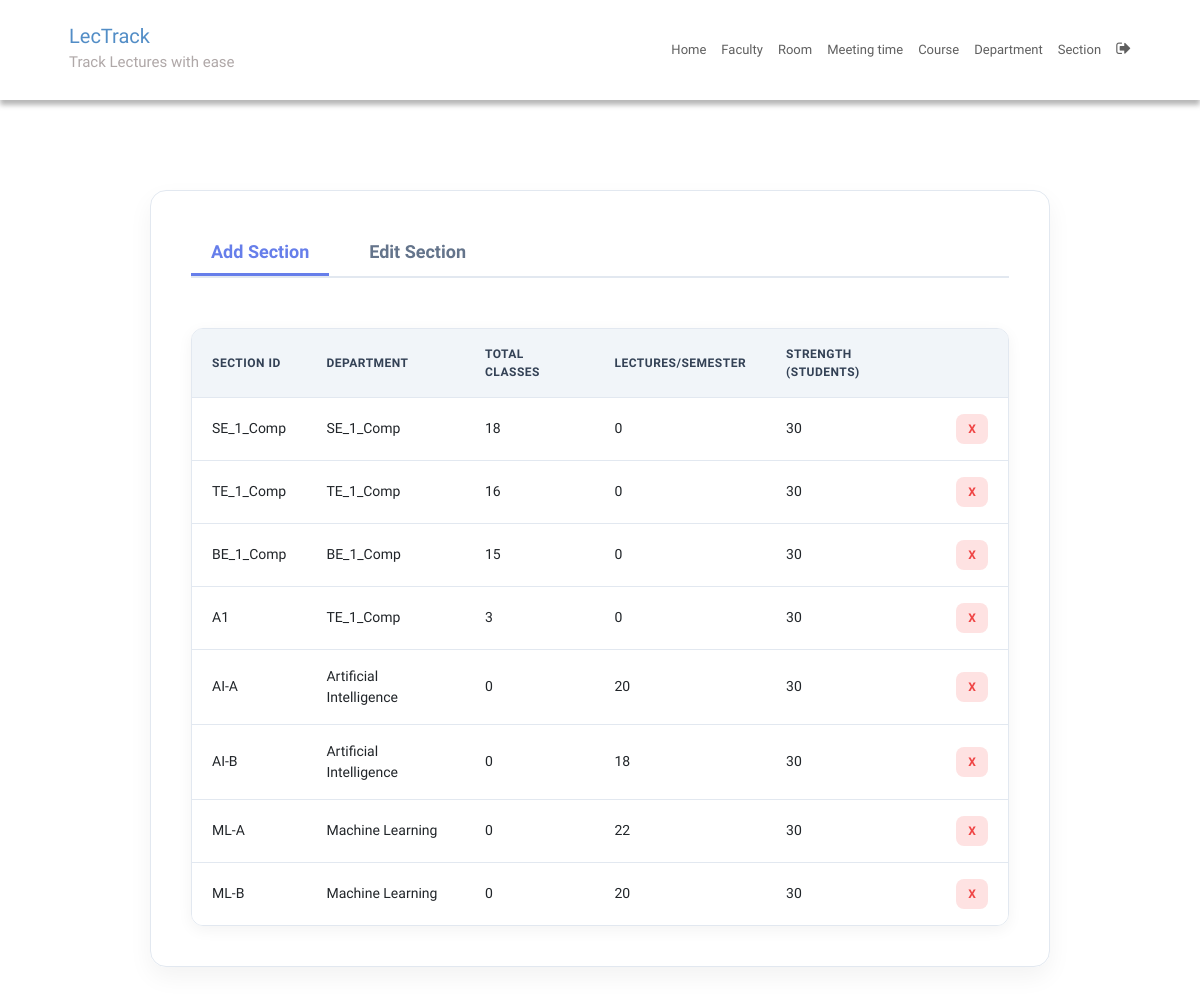
/sectionEdit/ (signed in), run on an earlier commit of the app's database.
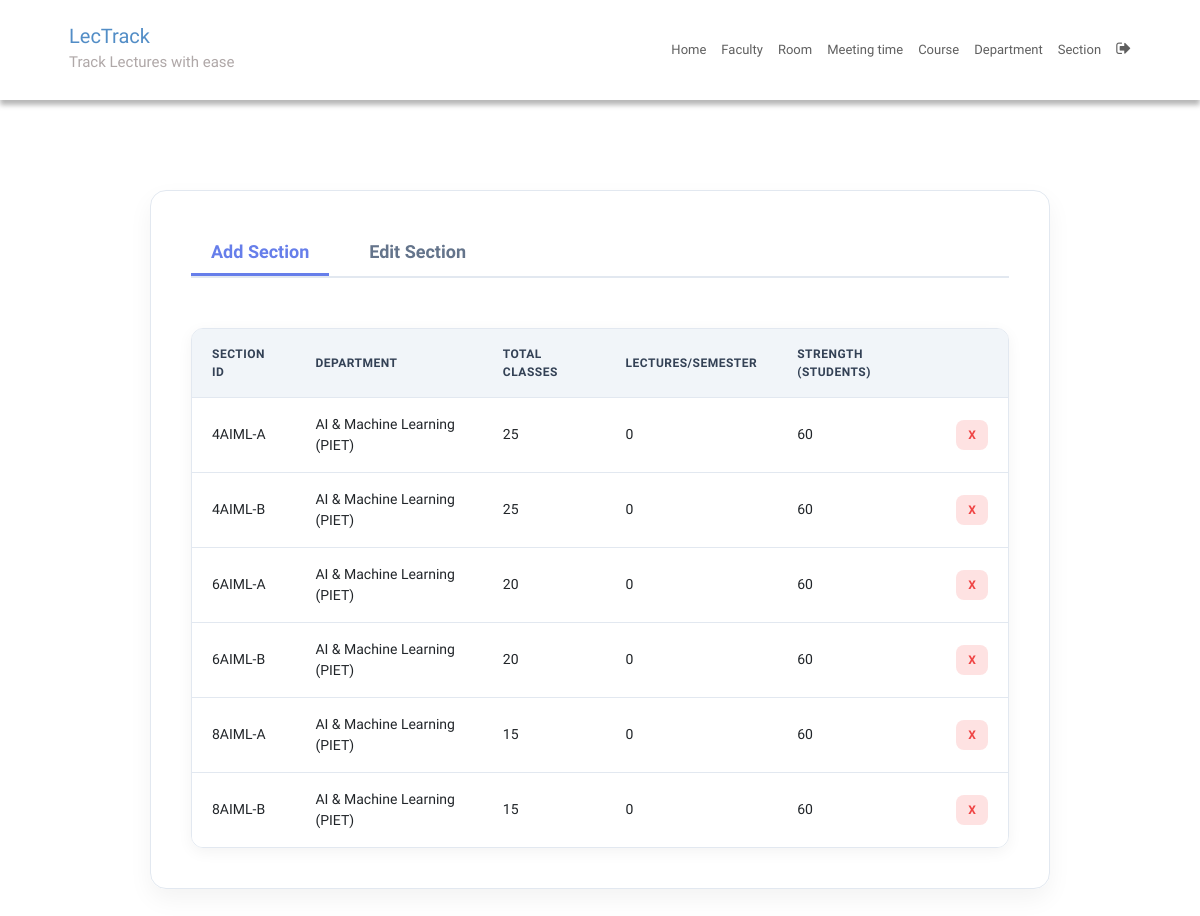
And on a later commit of the database.
### SchedulerApp/models.py (models this page shows, shortened)
class Section(models.Model):
    section_id = models.CharField(max_length=25, primary_key=True)
    department = models.ForeignKey(Department, on_delete=models.CASCADE)
    num_class_in_week = models.IntegerField(default=0)
    lectures_per_semester = models.IntegerField(default=0, help_text="Number of lectures per semester for this section")
    strength = models.IntegerField(default=30, help_text="Number of students in this section")
    course = models.ForeignKey(Course,
                               on_delete=models.CASCADE,
                               blank=True,
                               null=True)
    meeting_time = models.ForeignKey(MeetingTime,
                                     on_delete=models.CASCADE,
                                     blank=True,
                                     null=True)
    room = models.ForeignKey(Room,
                             on_delete=models.CASCADE,
                             blank=True,
                             null=True)
    instructor = models.ForeignKey(Instructor,
                                   on_delete=models.CASCADE,
                                   blank=True,
                                   null=True)

class Department(models.Model):
    dept_name = models.CharField(max_length=50)
    courses = models.ManyToManyField(Course)
    def __str__(self):
        return self.dept_name

### SchedulerApp/views.py (the view)
# urls.py: path('sectionEdit/', sectionEdit, name='sectionEdit'),
@login_required
def sectionEdit(request):
    context = {'sections': Section.objects.all()}
    return render(request, 'sectionEdit.html', context)

### SchedulerApp/templatetags/index.py (called while the page is built)
@register.tag
def active(parser, token):
    args = token.split_contents()
    template_tag = args[0]
    if len(args) < 2:
        raise (template.TemplateSyntaxError, f'{template_tag} tag requires at least one argument')
    return NavSelectedNode(args[1:])

    def render(self, context):
        path = context['request'].path
        for p in self.patterns:
            pValue = template.Variable(p).resolve(context)
            if path == pValue:
                return 'active'
        return ''

### templates/sectionEdit.html (shortened to what this page needs)
{% extends 'base.html' %}
{% block content %}
{% load static %}
<fieldset class="fieldset">
  <div class="tablink">
    <a href="{% url 'sectionAdd'%}">
      <h1 onclick="openPage('new')" id="defaultOpen">Add Section</h1>
    </a>
    <h1 onclick="openPage('edit')" id="link_to_edit">Edit Section</h1>
  </div>
  <div class="tabcontent" id="edit">
    <table class="editTable">
      <thead>
        <tr class="table-headers">
          <th>Section Id</th>
          <th>Department</th>
          <th>Total Classes</th>
          <th>Lectures/Semester</th>
          <th>Strength (Students)</th>
          <th class="empty"></th>
        </tr>
      </thead>
      <tbody>
        {% for sec in sections %}
        <tr>
          <td>{{sec.section_id}}</td>
          <td>{{sec.department}}</td>
          <td>{{sec.num_class_in_week }}</td>
          <td>{{sec.lectures_per_semester}}</td>
          <td>{{sec.strength}}</td>
          <td class="empty">
            <form action="{% url 'deletesection' sec.section_id %}" method="post">
              <input type="submit" value="X" class="cross">
            </form>
          </td>
        </tr>
        {% endfor %}
      </tbody>
    </table>
  </div>
</fieldset>
{% endblock %}

What changed in the data, as far as the page shows it:
removed Section: section_id "SE_1_Comp", department "SE_1_Comp", num_class_in_week "18", lectures_per_semester "0", strength "30"
removed Section: section_id "TE_1_Comp", department "TE_1_Comp", num_class_in_week "16", lectures_per_semester "0", strength "30"
removed Section: section_id "BE_1_Comp", department "BE_1_Comp", num_class_in_week "15", lectures_per_semester "0", strength "30"
removed Section: section_id "A1", department "TE_1_Comp", num_class_in_week "3", lectures_per_semester "0", strength "30"
removed Section: section_id "AI-A", department "Artificial Intelligence", num_class_in_week "0", lectures_per_semester "20", strength "30"
removed Section: section_id "AI-B", department "Artificial Intelligence", num_class_in_week "0", lectures_per_semester "18", strength "30"
removed Section: section_id "ML-A", department "Machine Learning", num_class_in_week "0", lectures_per_semester "22", strength "30"
removed Section: section_id "ML-B", department "Machine Learning", num_class_in_week "0", lectures_per_semester "20", strength "30"
added Section: section_id "4AIML-A", department "AI & Machine Learning (PIET)", num_class_in_week "25", lectures_per_semester "0", strength "60"
added Section: section_id "4AIML-B", department "AI & Machine Learning (PIET)", num_class_in_week "25", lectures_per_semester "0", strength "60"
added Section: section_id "6AIML-A", department "AI & Machine Learning (PIET)", num_class_in_week "20", lectures_per_semester "0", strength "60"
added Section: section_id "6AIML-B", department "AI & Machine Learning (PIET)", num_class_in_week "20", lectures_per_semester "0", strength "60"
added Section: section_id "8AIML-A", department "AI & Machine Learning (PIET)", num_class_in_week "15", lectures_per_semester "0", strength "60"
added Section: section_id "8AIML-B", department "AI & Machine Learning (PIET)", num_class_in_week "15", lectures_per_semester "0", strength "60"
